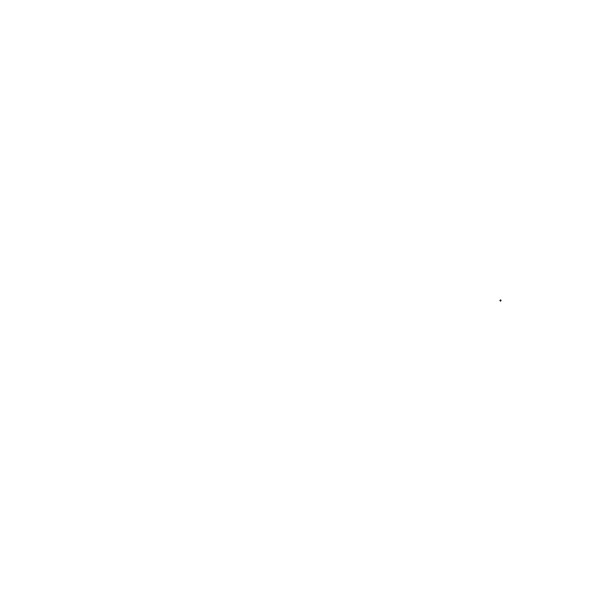
Frame 1 (no input)
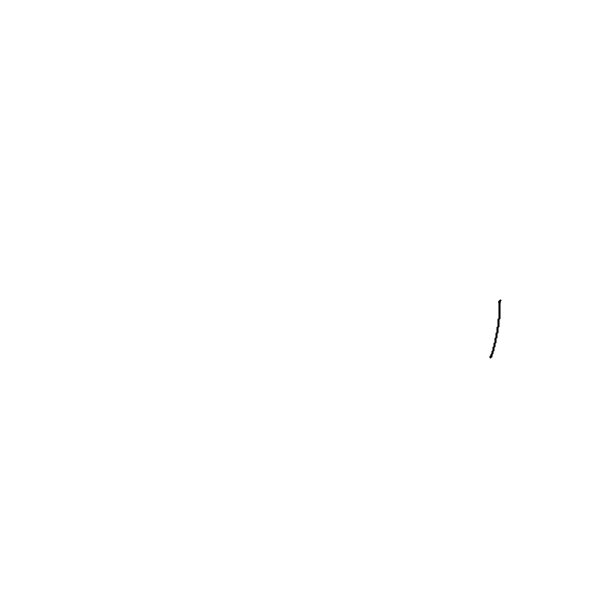
Frame 60 (the mouse pressed at the canvas centre just before this capture)
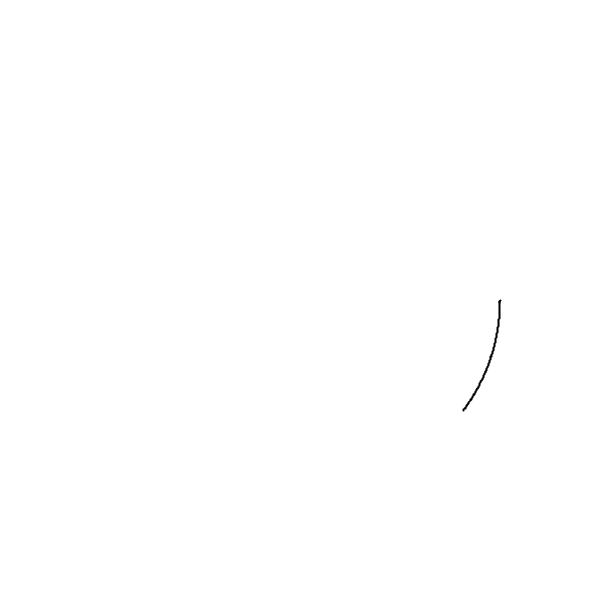
Frame 120 (the mouse held since frame 60 and released just before this capture)

The Processing sketch that drew these frames (run headless with seeded random() and noise(); from frame 60 on, the mouse is pressed at the canvas centre):

// Processing sketch: firstRose
// ── firstRose.pde
int d = 8;
int n = 5;
float k = 2/7.0;
float t = 0;

void setup(){
  size(600,600);
  
  background(255);
  frameRate(120);
}

void draw(){
  strokeWeight(2);
  translate(width/2,height/2);
  float x = cos(k*t)*cos(t);
  float y = cos(k*t)*sin(t);
  x= map(x, -1,1,-200,200);
  y= map(y, -1,1,-200,200);
  point(x,y);
  t+=0.005;
  //if(t>2*PI){
  //  t=0;
  //}
}
